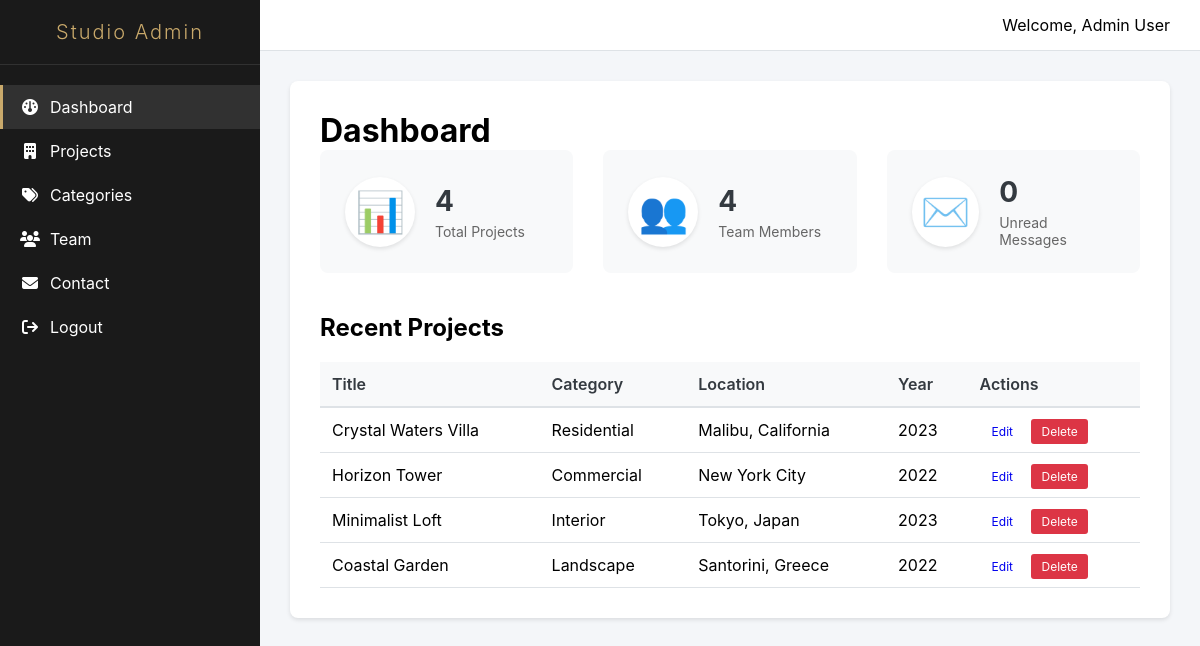
/admin/index.php (signed in), run on the app's committed database.
### tables this page shows
CREATE TABLE projects (
    id INT AUTO_INCREMENT PRIMARY KEY,
    title VARCHAR(200) NOT NULL,
    slug VARCHAR(200) NOT NULL UNIQUE,
    category_id INT,
    location VARCHAR(255),
    year INT,
    area VARCHAR(100),
    client VARCHAR(200),
    description TEXT,
    featured_img VARCHAR(255),
    created_at TIMESTAMP DEFAULT CURRENT_TIMESTAMP,
    FOREIGN KEY (category_id) REFERENCES categories(id) ON DELETE SET NULL
);

CREATE TABLE categories (
    id INT AUTO_INCREMENT PRIMARY KEY,
    name VARCHAR(50) NOT NULL UNIQUE,
    slug VARCHAR(50) NOT NULL UNIQUE,
    created_at TIMESTAMP DEFAULT CURRENT_TIMESTAMP
);

### admin/index.php (the view, shortened to what this page needs)
<?php
$db = Database::getInstance()->getConnection();
$projectsCount = $db->query("SELECT COUNT(*) FROM projects")->fetchColumn();
$teamCount = $db->query("SELECT COUNT(*) FROM team")->fetchColumn();
$submissionsCount = $db->query("SELECT COUNT(*) FROM contact_submissions WHERE is_read = 0")->fetchColumn();
include __DIR__ . '/includes/header.php';
?>
<div class="admin-content">
    <h1>Dashboard</h1>
    <div class="stats-grid">
        <div class="stat-card">
            <div class="stat-icon">📊</div>
            <div class="stat-details">
                <h3><?php echo $projectsCount; ?></h3>
                <p>Total Projects</p>
            </div>
        </div>
        <div class="stat-card">
            <div class="stat-icon">👥</div>
            <div class="stat-details">
                <h3><?php echo $teamCount; ?></h3>
                <p>Team Members</p>
            </div>
        </div>
        <div class="stat-card">
            <div class="stat-icon">✉️</div>
            <div class="stat-details">
                <h3><?php echo $submissionsCount; ?></h3>
                <p>Unread Messages</p>
            </div>
        </div>
    </div>
    <div class="recent-section">
        <h2>Recent Projects</h2>
        <table class="data-table">
            <thead>
                <tr>
                    <th>Title</th>
                    <th>Category</th>
                    <th>Location</th>
                    <th>Year</th>
                    <th>Actions</th>
                </tr>
            </thead>
            <tbody>
                <?php
                $recent = $db->query("
                    SELECT p.*, c.name as category_name
                    FROM projects p
                    LEFT JOIN categories c ON p.category_id = c.id
                    ORDER BY p.created_at DESC
                    LIMIT 5
                ")->fetchAll();
                foreach ($recent as $project):
                ?>
                <tr>
                    <td><?php echo $project['title']; ?></td>
                    <td><?php echo $project['category_name']; ?></td>
                    <td><?php echo $project['location']; ?></td>
                    <td><?php echo $project['year']; ?></td>
                    <td>
                        <a href="projects.php?edit=<?php echo $project['id']; ?>" class="btn-small">Edit</a>
                        <a href="projects.php?delete=<?php echo $project['id']; ?>" class="btn-small danger" onclick="return confirm('Are you sure?')">Delete</a>
                    </td>
                </tr>
                <?php endforeach; ?>
            </tbody>
        </table>
    </div>
</div>
<?php include __DIR__ . '/includes/footer.php'; ?>

### admin/includes/header.php (shortened to what this page needs)
<!DOCTYPE html>
<html lang="en">
<head>
    <link rel="stylesheet" href="/architecture-firm/assets/css/admin.css">
    <link rel="stylesheet" href="https://cdnjs.cloudflare.com/ajax/libs/font-awesome/6.4.0/css/all.min.css">
</head>
<body>
    <div class="admin-wrapper">
        <aside class="sidebar">
            <div class="sidebar-header">
                <h2>Studio Admin</h2>
            </div>
            <nav class="sidebar-nav">
                <ul>
                    <li><a href="/architecture-firm/admin/index.php" class="<?php echo basename($_SERVER['PHP_SELF']) == 'index.php' ? 'active' : ''; ?>">
                        <i class="fas fa-dashboard"></i> Dashboard
                    </a></li>
                    <li><a href="/architecture-firm/admin/projects.php" class="<?php echo strpos($_SERVER['PHP_SELF'], 'projects.php') !== false ? 'active' : ''; ?>">
                        <i class="fas fa-building"></i> Projects
                    </a></li>
                    <li><a href="/architecture-firm/admin/categories.php" class="<?php echo strpos($_SERVER['PHP_SELF'], 'categories.php') !== false ? 'active' : ''; ?>">
                        <i class="fas fa-tags"></i> Categories
                    </a></li>
                    <li><a href="/architecture-firm/admin/team.php" class="<?php echo strpos($_SERVER['PHP_SELF'], 'team.php') !== false ? 'active' : ''; ?>">
                        <i class="fas fa-users"></i> Team
                    </a></li>
                    <li><a href="/architecture-firm/admin/submissions.php" class="<?php echo strpos($_SERVER['PHP_SELF'], 'submissions.php') !== false ? 'active' : ''; ?>">
                        <i class="fas fa-envelope"></i> Contact
                    </a></li>
                    <li><a href="/architecture-firm/admin/logout.php">
                        <i class="fas fa-sign-out"></i> Logout
                    </a></li>
                </ul>
            </nav>
        </aside>
        <main class="admin-main">
            <header class="admin-topbar">
                <div class="topbar-right">
                    <span>Welcome, <?php echo $_SESSION['user_name']; ?></span>
                </div>
            </header>
            <div class="admin-container">

### admin/includes/footer.php (shortened to what this page needs)
            </div>
        </main>
    </div>
</body>
</html>

### assets/css/admin.css (style rules this page uses)
:root { --primary: #1a1a1a; --secondary: #666666; --accent: #c9a96b; --success: #28a745; --danger: #dc3545; --warning: #ffc107; --light: #f8f9fa; --dark: #343a40; --border: #dee2e6; }
* { margin: 0; padding: 0; box-sizing: border-box; }
body { font-family: -apple-system, BlinkMacSystemFont, 'Segoe UI', Roboto, Oxygen, Ubuntu, sans-serif; background: #f4f6f9; }
.admin-wrapper { display: flex; min-height: 100vh; }
.sidebar { width: 260px; background: var(--primary); color: #fff; transition: all 0.3s; position: fixed; height: 100vh; overflow-y: auto; z-index: 1000; }
.sidebar-header { padding: 20px; text-align: center; border-bottom: 1px solid rgba(255,255,255,0.1); }
.sidebar-header h2 { font-size: 20px; font-weight: 300; letter-spacing: 2px; color: var(--accent); }
.sidebar-nav ul { list-style: none; padding: 20px 0; }
.sidebar-nav li a { display: flex; align-items: center; padding: 12px 20px; color: #fff; text-decoration: none; transition: all 0.3s; gap: 10px; }
.sidebar-nav li a i { width: 20px; text-align: center; }
.sidebar-nav li a:hover, .sidebar-nav li a.active { background: rgba(255,255,255,0.1); border-left: 3px solid var(--accent); padding-left: 17px; }
.admin-main { flex: 1; margin-left: 260px; width: calc(100% - 260px); }
.admin-topbar { background: #fff; padding: 15px 30px; display: flex; justify-content: space-between; align-items: center; border-bottom: 1px solid var(--border); position: sticky; top: 0; z-index: 999; }
.admin-container { padding: 30px; }
.admin-content { background: #fff; border-radius: 8px; padding: 30px; box-shadow: 0 2px 4px rgba(0,0,0,0.1); }
.stats-grid { display: grid; grid-template-columns: repeat(auto-fit, minmax(250px, 1fr)); gap: 30px; margin-bottom: 40px; }
.stat-card { background: var(--light); padding: 25px; border-radius: 8px; display: flex; align-items: center; gap: 20px; transition: transform 0.3s; }
.stat-icon { font-size: 40px; background: #fff; width: 70px; height: 70px; border-radius: 50%; display: flex; align-items: center; justify-content: center; box-shadow: 0 2px 4px rgba(0,0,0,0.1); }
.stat-details h3 { font-size: 28px; margin-bottom: 5px; color: var(--dark); }
.stat-details p { color: var(--secondary); font-size: 14px; }
.btn-small { padding: 5px 10px; font-size: 12px; border-radius: 3px; text-decoration: none; margin: 0 2px; }
.btn-small.danger { background: var(--danger); color: #fff; }
.data-table { width: 100%; border-collapse: collapse; margin-top: 20px; }
.data-table thead { background: var(--light); }
.data-table th { padding: 12px; text-align: left; font-weight: 600; color: var(--dark); border-bottom: 2px solid var(--border); }
.data-table td { padding: 12px; border-bottom: 1px solid var(--border); }

### data on the page
projects: title "Crystal Waters Villa", category.name "Residential", location "Malibu, California", year "2023"
projects: title "Horizon Tower", category.name "Commercial", location "New York City", year "2022"
projects: title "Minimalist Loft", category.name "Interior", location "Tokyo, Japan", year "2023"
projects: title "Coastal Garden", category.name "Landscape", location "Santorini, Greece", year "2022"

### other printed values
$_SESSION['user_name'] "Admin User"
$projectsCount "4"
$teamCount "4"
$submissionsCount "0"
